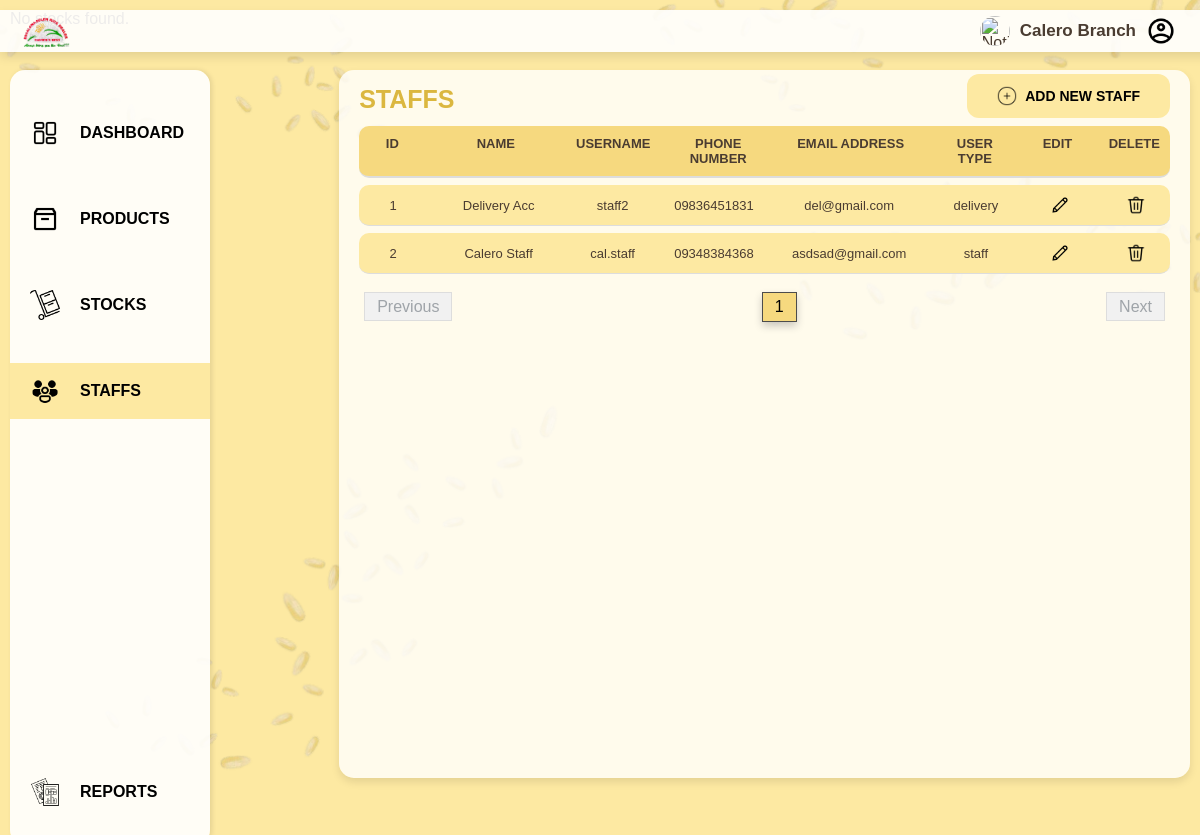
Before: /admin/staffs/staff_list.php (signed in) with the older database file.
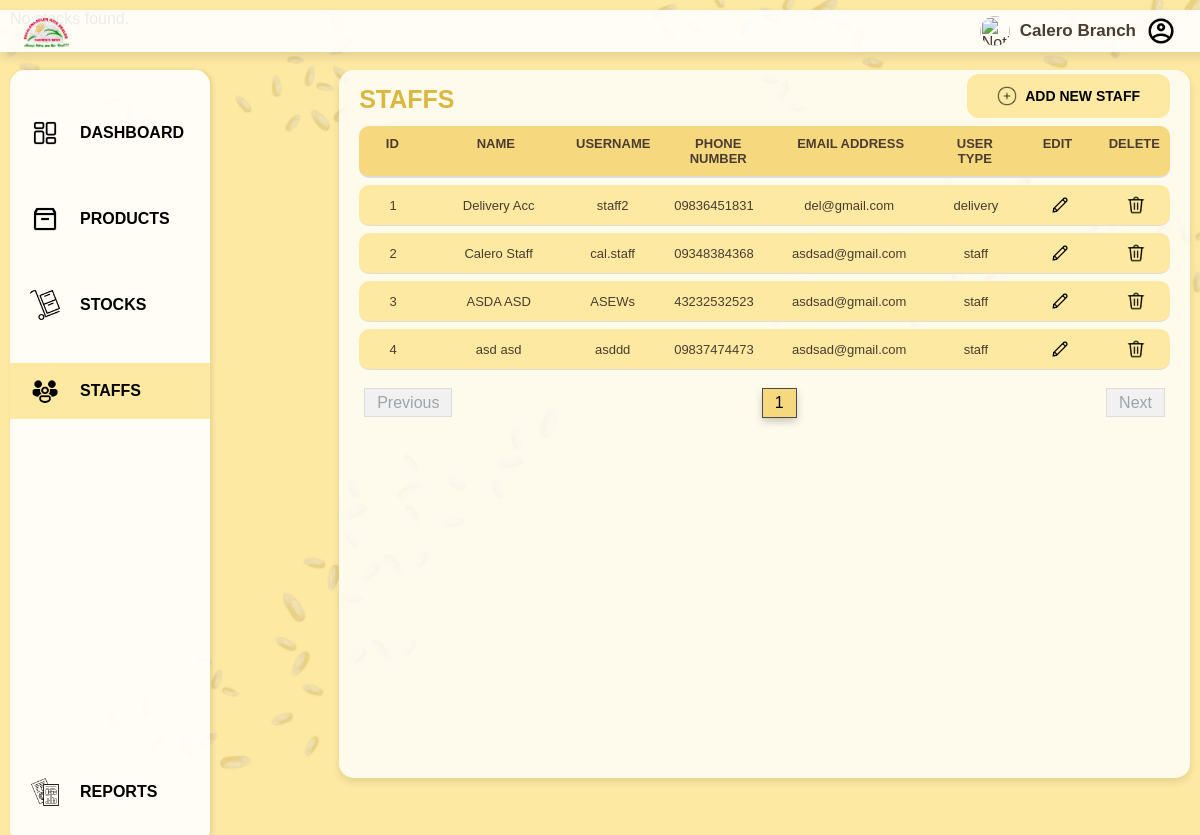
After: the same page with the newer database file.
### tables this page shows
CREATE TABLE `staff` (
  `staff_id` int(11) NOT NULL,
  `login_id` int(11) NOT NULL,
  `name` varchar(255) NOT NULL,
  `phone_number` varchar(11) NOT NULL,
  `email_address` varchar(255) NOT NULL,
  `usertype` varchar(25) DEFAULT NULL
);

### admin/staffs/staff_list.php (the view, shortened to what the changed rows need)
<?php
include('../../notifications.php');
$page = isset($_GET['page']) ? (int)$_GET['page'] : 1;
$page = max(1, $page);
$limit = 10;
$offset = ($page - 1) * $limit;
$offset = max(0, $offset);
$branch_id = $_SESSION["branch_id"];
$sql = "SELECT login.id, login.first_name, login.last_name, login.username, staff.staff_id, staff.phone_number, staff.email_address, staff.usertype
        FROM login
        JOIN staff
        ON login.id = staff.login_id
        WHERE login.branch_id = ?
        LIMIT $offset, $limit";
$stmt = $mysqli->prepare($sql);
$stmt->bind_param("i", $branch_id);
$stmt->execute();
$result = $stmt->get_result();
$staffData = $result->fetch_all(MYSQLI_ASSOC);
$sqlCount = "SELECT COUNT(*) as total
             FROM login
             JOIN staff
             ON login.id = staff.login_id
             WHERE login.branch_id = ?";
$stmtCount = $mysqli->prepare($sqlCount);
$stmtCount->bind_param("i", $branch_id);
$stmtCount->execute();
$resultCount = $stmtCount->get_result();
$rowCount = $resultCount->fetch_assoc();
$totalRecords = $rowCount['total'];
$totalPages = ceil($totalRecords / $limit);
$maxPagesToShow = 10;
$startPage = max(1, $page - floor($maxPagesToShow / 2));
$endPage = min($totalPages, $startPage + $maxPagesToShow - 1);
if ($endPage - $startPage + 1 < $maxPagesToShow) {
    $startPage = max(1, $endPage - $maxPagesToShow + 1);
}
?>
<!DOCTYPE html>
<html lang="en">
<head>
    <link rel="stylesheet" href="../../styles/staff_list.css">
</head>
<body>
    <main>
        <div class="card">
            <div id="staffList">
                <?php if (!empty($staffData)): ?>
                    <?php $counter = $offset + 1; ?>
                    <?php foreach ($staffData as $row): ?>
                        <div class='staff-item'>
                            <div><?php echo $counter++; ?></div>
                            <div><?php echo htmlspecialchars($row['first_name'] . " " . $row['last_name']); ?></div>
                            <div><?php echo htmlspecialchars($row['username']); ?></div>
                            <div><?php echo htmlspecialchars($row['phone_number']); ?></div>
                            <div><?php echo htmlspecialchars($row['email_address']); ?></div>
                            <div><?php echo htmlspecialchars($row['usertype']); ?></div>
                            <div class='edit'><img class='edit-btn' data-id='<?php echo htmlspecialchars($row['staff_id']); ?>' src='../../images/edit-icon.png' alt='Edit'></div>
                            <div class='delete'><img class='delete-btn' data-id='<?php echo htmlspecialchars($row['staff_id']); ?>' src='../../images/delete-icon.png' alt='Delete'></div>
                        </div>
                    <?php endforeach; ?>
                <?php else: ?>
                    <div class='no-staff'>No staff found for your branch.</div>
                <?php endif; ?>
            </div>
            <div class="pagination-container">
                <div class="pagination">
                    <?php for ($i = $startPage; $i <= $endPage; $i++): ?>
                        <a href="staff_list.php?page=<?php echo $i; ?>" <?php if ($i === $page) echo 'class="active"'; ?>>
                            <?php echo $i; ?>
                        </a>
                    <?php endfor; ?>
                </div>
            </div>
        </div>
    </main>
</body>
</html>

Changed rows visible on the page:
added staff: login.last_name "ASDA ASD", login.username "ASEWs", phone_number "43232532523", email_address "asdsad@gmail.com", usertype "staff"
added staff: login.last_name "asd asd", login.username "asddd", phone_number "09837474473", email_address "asdsad@gmail.com", usertype "staff"
